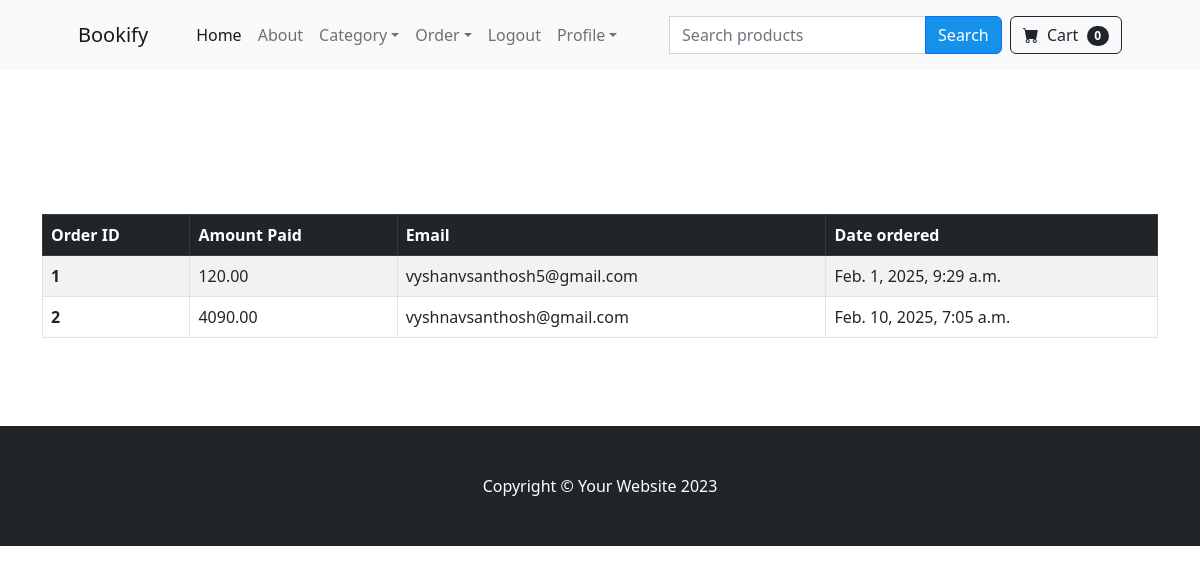
The app's page /payment/unshipped_dashboard (signed in), older data.
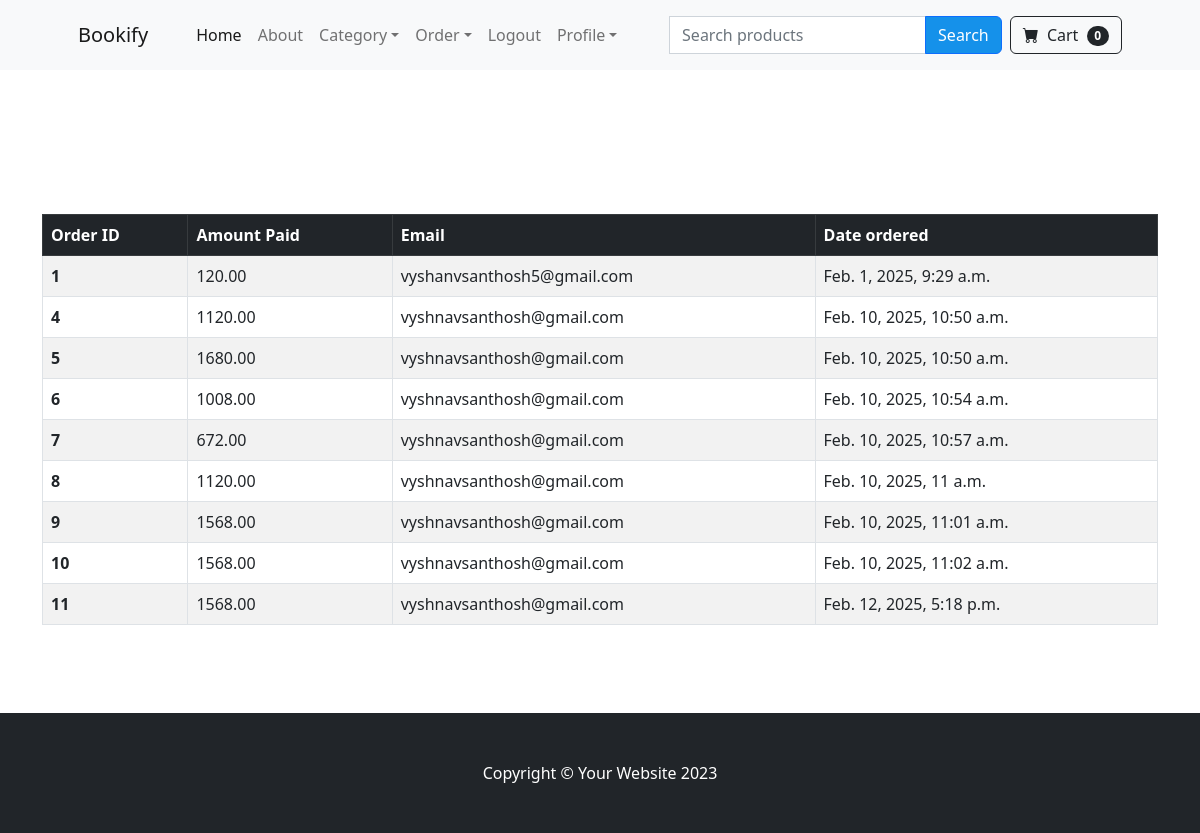
The same page, newer data.
### payment/models.py (models this page shows, shortened)
class Order(models.Model):
    user = models.ForeignKey(User, on_delete=models.CASCADE)
    fullname = models.CharField(max_length=100)
    email = models.CharField(max_length=100)
    shipping_address = models.TextField()
    amount_paid = models.DecimalField(decimal_places=2, max_digits=10)
    date_ordered = models.DateTimeField(auto_now_add=True)
    shipped = models.BooleanField(default=False)
    date_shipped = models.DateTimeField(null=True, blank=True)

### payment/views.py (the view)
# urls.py: path('unshipped_dashboard',  views.unshipped_dashboard , name = 'unshipped_dashboard'),
def unshipped_dashboard(request):
    if request.user.is_authenticated and request.user.is_superuser:
        orders = Order.objects.filter(shipped = False)
        items = OrderItem.objects.filter(order__in = orders)
        return render(request, 'payment/unshipped_dashboard.html', {'orders': orders, 'items': items})
    else:
        return render(request, 'payment/home.html',)

### cart/cart.py (called while the page is built)
    def __len__(self):
        return len(self.cart)

### cart/context_processors.py (called while the page is built)
def cart(request):
    return {'cart': Cart(request)}

### payment/templates/payment/unshipped_dashboard.html
{% extends "base.html" %}
{% load static %}
{% block content %}
<br>
<br>
<br>
<br>
<br>
<br>
<div class="container ">
    <table class="table table-striped table-hover table-bordered">
        <thead class="table-dark">
          <tr>
            <th scope="col">Order ID</th>
            <th scope="col">Amount Paid</th>
            <th scope="col">Email</th>
            <th scope="col">Date ordered</th>
        </tr>
    </thead>
    <tbody>
        {% for order in orders %}
            <tr onclick="location.href='{% url 'order_details' order.id %}';" style="cursor: pointer;">
                <th scope="row">{{ order.id }}</th>
                <td>{{ order.amount_paid }}</td>
                <td>{{ order.email }}</td>
                <td>{{ order.date_ordered }}</td>
            </tr>
        {% endfor %}
        </tbody>
      </table>
</div>
<br>
<br>
<br>
{% endblock %}

### payment/templates/base.html (shortened to what this page needs)
{% load static %}
<!DOCTYPE html>
<html lang="en">
    <head>
        <link href="https://cdn.jsdelivr.net/npm/bootstrap-icons@1.5.0/font/bootstrap-icons.css" rel="stylesheet" />
        <link href="{% static "css/styles.css" %} " rel="stylesheet" />
    </head>
    <body>
        {% include "navbar.html" %}
        {% block content %}
        {% endblock %}
        <footer class="py-5 bg-dark">
            <div class="container"><p class="m-0 text-center text-white">Copyright &copy; Your Website 2023</p></div>
        </footer>
    </body>
</html>

### store/templates/navbar.html (shortened to what this page needs)
{% load static %}
        <nav class="navbar navbar-expand-lg navbar-light bg-light">
            <div class="container px-4 px-lg-5">
                <a class="navbar-brand" href="{% url 'home' %}">Bookify</a>
                <div class="collapse navbar-collapse" id="navbarSupportedContent">
                    <ul class="navbar-nav me-auto mb-2 mb-lg-0 ms-lg-4">
                        <li class="nav-item"><a class="nav-link active" aria-current="page" href="{% url 'home' %}">Home</a></li>
                        <li class="nav-item"><a class="nav-link" href="#!">About</a></li>
                        <li class="nav-item dropdown">
                            <a class="nav-link dropdown-toggle" id="navbarDropdown" href="#" role="button" data-bs-toggle="dropdown" aria-expanded="false">Category</a>
                        </li>
                        {% if request.user.is_authenticated %}
                        {% if request.user.is_superuser %}
                        <li class="nav-item dropdown">
                            <a class="nav-link dropdown-toggle" id="navbarDropdown" href="#" role="button" data-bs-toggle="dropdown" aria-expanded="false">Order</a>
                        </li>
                        {% endif %}
                        <li class="nav-item"><a class="nav-link" href="{% url 'logout' %}">Logout</a></li>
                        <li class="nav-item dropdown">
                            <a class="nav-link dropdown-toggle" id="navbarDropdown" href="#" role="button" data-bs-toggle="dropdown" aria-expanded="false">Profile</a>
                        </li>
                        {% else %}
                        <li class="nav-item"><a class="nav-link" href="{% url 'login' %}">Login</a></li>
                        {% endif %}
                    </ul>
                    <form class="d-flex" method="GET" action="{% url 'home' %}">
                        <div class="input-group m-2" style="margin-right: 20px">
                            <input type="search" name="query" class="form-control rounded-0" placeholder="Search products" aria-label="Search" style="margin: auto">
                            <button class="btn btn-primary" style="background-color: #1591ea" type="submit">
                                Search
                            </button>
                        </div>
                    </form>
                    <form class="d-flex">
                        <a href="{% url 'cart_summary'%}" class="btn btn-outline-dark">
                            <i class="bi-cart-fill me-1"></i>
                            Cart
                            <span class="badge bg-dark text-white ms-1 rounded-pill" id='cart_count'>{{cart|length}}</span>
                    </a>
                    </form>
                </div>
            </div>
        </nav>

Row changes from the older to the newer data that the page shows:
removed Order: id "2", amount_paid "4090.00", email "vyshnavsanthosh@gmail.com", date_ordered "Feb. 10, 2025, 7:05 a.m."
added Order: id "4", amount_paid "1120.00", email "vyshnavsanthosh@gmail.com", date_ordered "Feb. 10, 2025, 10:50 a.m."
added Order: id "5", amount_paid "1680.00", email "vyshnavsanthosh@gmail.com", date_ordered "Feb. 10, 2025, 10:50 a.m."
added Order: id "6", amount_paid "1008.00", email "vyshnavsanthosh@gmail.com", date_ordered "Feb. 10, 2025, 10:54 a.m."
added Order: id "7", amount_paid "672.00", email "vyshnavsanthosh@gmail.com", date_ordered "Feb. 10, 2025, 10:57 a.m."
added Order: id "8", amount_paid "1120.00", email "vyshnavsanthosh@gmail.com", date_ordered "Feb. 10, 2025, 11 a.m."
added Order: id "9", amount_paid "1568.00", email "vyshnavsanthosh@gmail.com", date_ordered "Feb. 10, 2025, 11:01 a.m."
added Order: id "10", amount_paid "1568.00", email "vyshnavsanthosh@gmail.com", date_ordered "Feb. 10, 2025, 11:02 a.m."
added Order: id "11", amount_paid "1568.00", email "vyshnavsanthosh@gmail.com", date_ordered "Feb. 12, 2025, 5:18 p.m."
